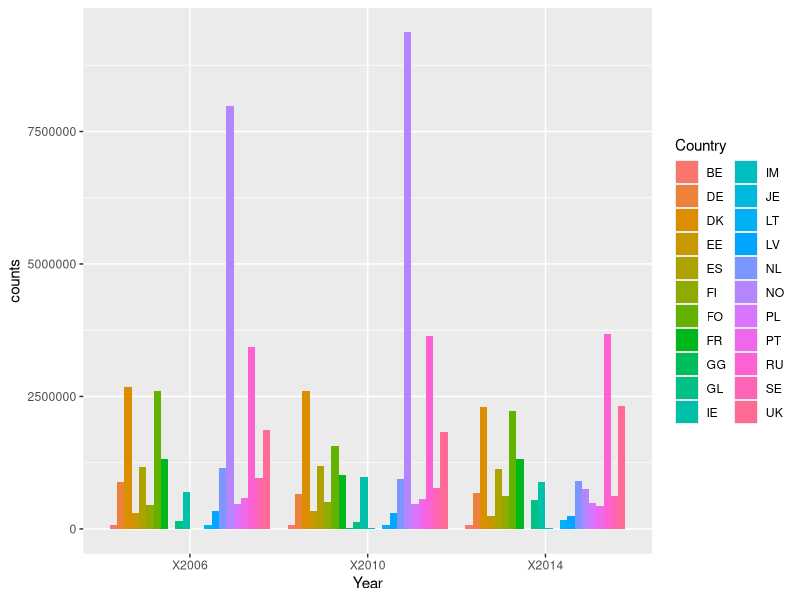
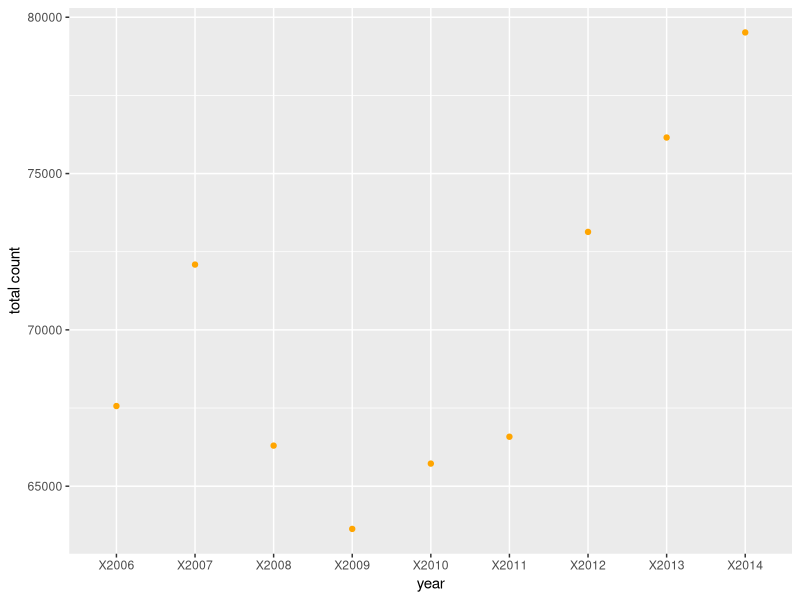
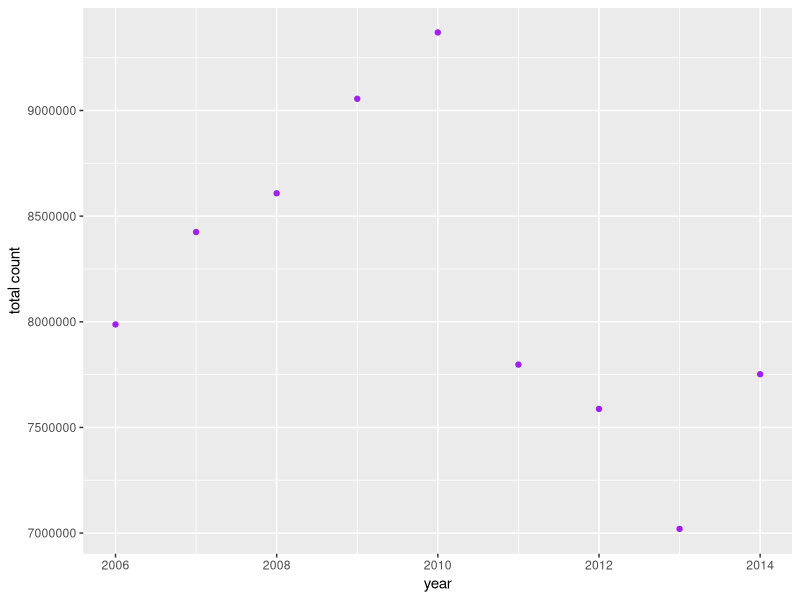
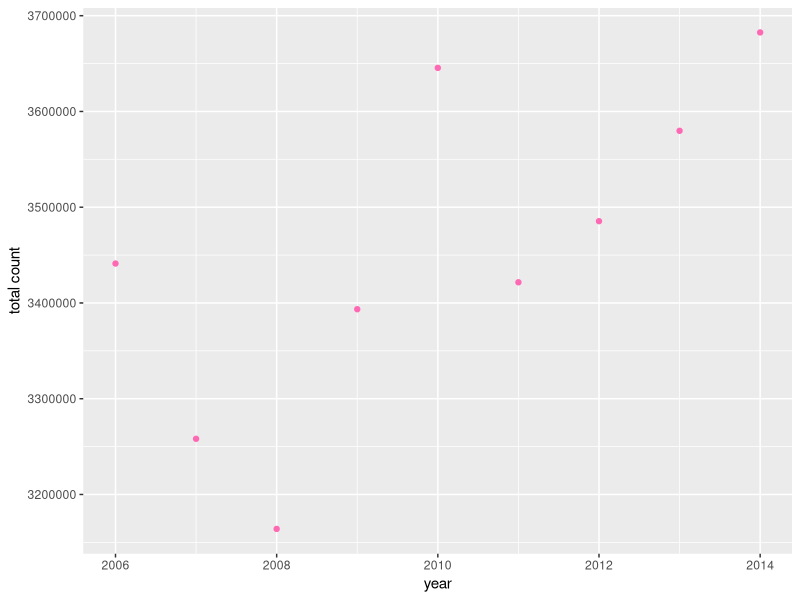
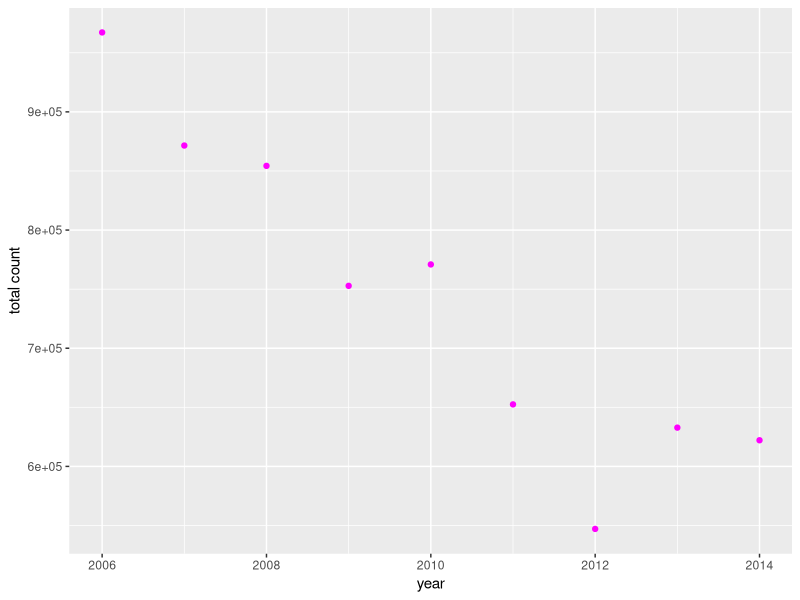
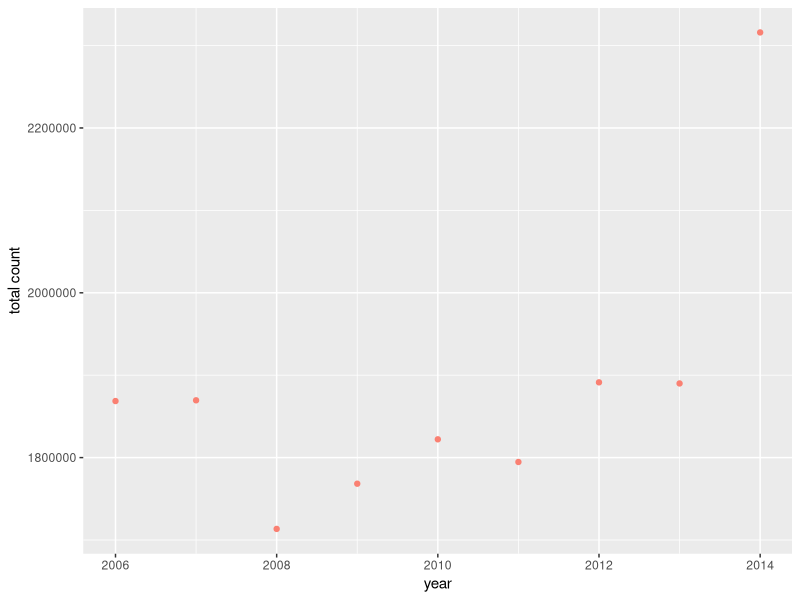
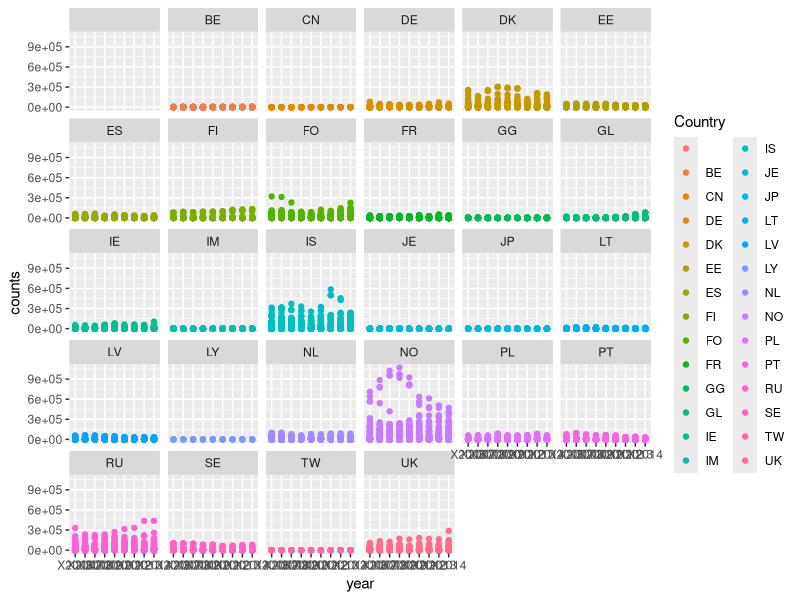

R code for these plots, in order:
## ---- chunk 1
library(tidyverse)
library(dplyr)
## ---- chunk 2
all_data<-read.csv("Raw_Data/fish_catches.csv")
head(all_data)
## ---- chunk 3
total_catch<-read.csv("Clean_Data/Total_catch.csv")
head(total_catch)
## ---- chunk 4
total_catch_long<-gather(total_catch,year, counts, -Country)
head(total_catch_long)
## ---- chunk 5
ggplot(total_catch_long, aes(year,counts))+
  geom_bar(aes(fill=Country),stat="identity",position="dodge")+
  labs(x="Year")
## ---- chunk 6
fish_catch<-read.csv("Clean_Data/BelgiumCatch.csv")
head(fish_catch)
## ---- chunk 7
BEdata<- fish_catch %>%
  gather(year, count, X2014:X2013:X2012:X2011:X2010:X2009:X2008:X2007:X2006)
BE_catch<-BEdata%>%
  select(year,count)
new_BE<-BE_catch%>%
  group_by(year)%>%
  summarize(count=sum(count))
new_BE
## ---- chunk 8
ggplot(new_BE)+
  geom_point(aes(year,count),color="orange")+
  labs(y="total count")
## ---- chunk 9
NO<-all_data%>%
  filter(Country=="NO")%>%
  select(X2014,X2013,X2012,X2011,X2010,X2009,X2008,X2007,X2006)
longNO<-gather(NO)
NO_by_year<-matrix(c(2014, sum(NO$X2014),
       2013, sum(NO$X2013),
       2012, sum(NO$X2012),
       2011, sum(NO$X2011),
       2010, sum(NO$X2010),
       2009, sum(NO$X2009),
       2008, sum(NO$X2008),
       2007, sum(NO$X2007),
       2006, sum(NO$X2006)), nrow=9, ncol=2,byrow=TRUE) 
colnames(NO_by_year)<-c("year","count")
NO_data<-data.frame(NO_by_year)
ggplot(NO_data)+
  geom_point(aes(year,count),color="purple")+
  labs(y="total count")
## ---- chunk 10
RU<-all_data%>%
  filter(Country=="RU")%>%
  select(X2014,X2013,X2012,X2011,X2010,X2009,X2008,X2007,X2006)
longRU<-gather(RU)
RU_by_year<-matrix(c(2014, sum(RU$X2014),
       2013, sum(RU$X2013),
       2012, sum(RU$X2012),
       2011, sum(RU$X2011),
       2010, sum(RU$X2010),
       2009, sum(RU$X2009),
       2008, sum(RU$X2008),
       2007, sum(RU$X2007),
       2006, sum(RU$X2006)), nrow=9, ncol=2,byrow=TRUE) 
colnames(RU_by_year)<-c("year","count")
RU_data<-data.frame(RU_by_year)
ggplot(RU_data)+
  geom_point(aes(year,count), color="hot pink")+
  labs(y="total count")
## ---- chunk 11
SE<-all_data%>%
  filter(Country=="SE")%>%
  select(X2014,X2013,X2012,X2011,X2010,X2009,X2008,X2007,X2006)
longSE<-gather(SE)
SE_by_year<-matrix(c(2014, sum(SE$X2014),
       2013, sum(SE$X2013),
       2012, sum(SE$X2012),
       2011, sum(SE$X2011),
       2010, sum(SE$X2010),
       2009, sum(SE$X2009),
       2008, sum(SE$X2008),
       2007, sum(SE$X2007),
       2006, sum(SE$X2006)), nrow=9, ncol=2,byrow=TRUE) 
colnames(SE_by_year)<-c("year","count")
SE_data<-data.frame(SE_by_year)
ggplot(SE_data)+
  geom_point(aes(year,count),color="magenta")+
  labs(y="total count")
## ---- chunk 12
UK<-all_data%>%
  filter(Country=="UK")%>%
  select(X2014,X2013,X2012,X2011,X2010,X2009,X2008,X2007,X2006)
longUK<-gather(UK)
UK_by_year<-matrix(c(2014, sum(UK$X2014),
       2013, sum(UK$X2013),
       2012, sum(UK$X2012),
       2011, sum(UK$X2011),
       2010, sum(UK$X2010),
       2009, sum(UK$X2009),
       2008, sum(UK$X2008),
       2007, sum(UK$X2007),
       2006, sum(UK$X2006)), nrow=9, ncol=2,byrow=TRUE) 
colnames(UK_by_year)<-c("year","count")
UK_data<-data.frame(UK_by_year)
ggplot(UK_data)+
  geom_point(aes(year,count),color="salmon")+
  labs(y="total count")
## ---- chunk 13
data<-all_data%>%
  select(Country,X2014,X2013,X2012,X2011,X2010,X2009,X2008,X2007,X2006)
long_data<-gather(data, year, counts, -Country)
ggplot(long_data)+
  geom_point(aes(x=year,y=counts,color=Country))+
  facet_wrap(~Country)
